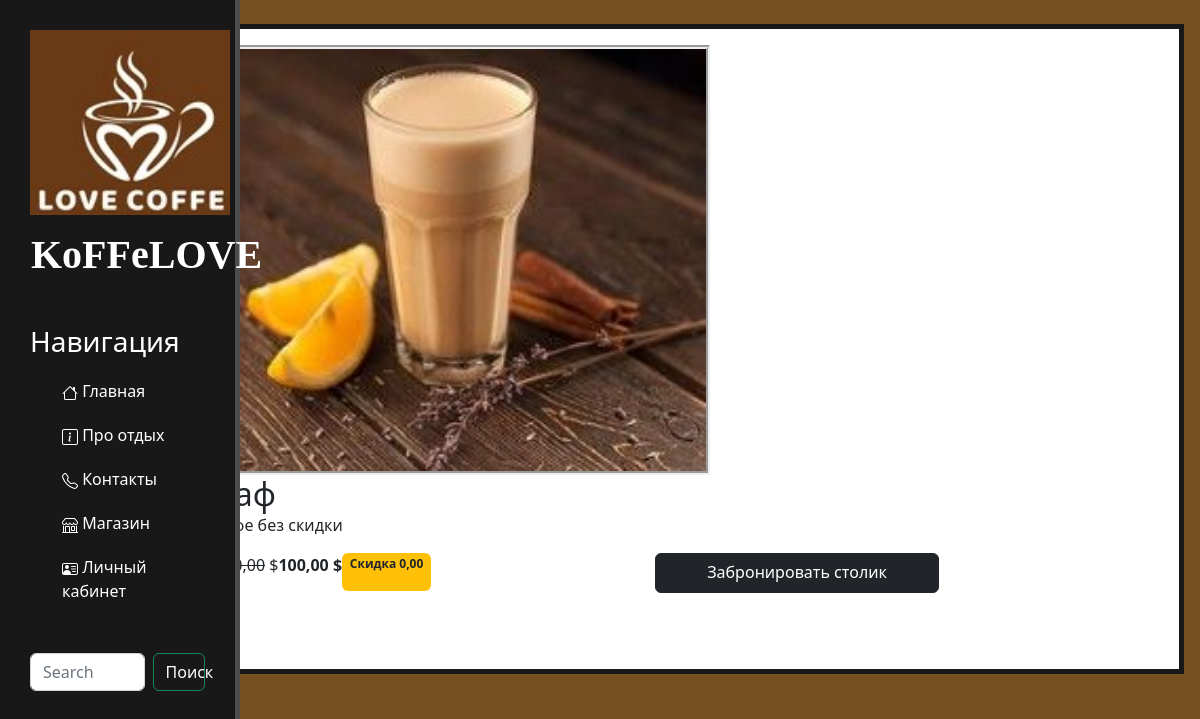
/catalog/product/raf/, run on the app's committed database.
### goods/models.py (models this page shows, shortened)
class Products(models.Model):
    name = models.CharField(max_length=100, unique=True, verbose_name='Haзвание')
    slug= models.SlugField(max_length=200, unique=True, blank=True, null=True, verbose_name='URL')
    description = models.TextField(blank=True, null=True, verbose_name='Onисание')
    image = models.ImageField(upload_to='goods_images', blank=True, null=True, verbose_name='Изображение')
    price = models.DecimalField(default=0.00, max_digits=8, decimal_places=2, verbose_name='Цена')
    discount = models.DecimalField(default=0.00, max_digits=8, decimal_places=2, verbose_name='Скидка в процентах')
    class Meta:
        db_table = 'product'
        verbose_name = 'Продукты'
        verbose_name_plural = 'продукт'
    def sell_price(self) :
        if self.discount:
            return round(self.price - self.price*self.discount/100, 2)
        return self.price

### goods/views.py (the view)
# urls.py: path('product/<slug:product_slug>/', views.product, name='product'),
def product(request, product_slug):
    product = Products.objects.get(slug=product_slug)
    context = {
        "product": product
    }
    return render(request, "goods/product.html", context=context)

### goods/templates/goods/product.html (shortened to what this page needs)
{% extends 'main/base.html' %}
{% load static%}
{% block content %}
<body1>
    <div class="maincontainer">
        <div class="leftbar"></div>
        <div class="container-prod">
            <div class="card-prod">
                <img src="{{product.image.url}}" class="card-img-top-prod" alt="...">
                <div class="card-body">
                    <h2 class="card-title">{{product.name}}</h2>
                    <p class="card-text">{{product.description}}</p>
                    <div class="d-flex justify-content-between">
                        {%if product.description%}
                            <p><s>{{product.price}}</s> $</p>
                            <p><strong>{{product.sell_price}} $</strong></p>
                            <span class = "badge bg-warning text-dark"><strong>Скидка {{product.discount}}</strong></span>
                        {%else%}
                            <p><strong>{{product.price}} $</strong></p>
                        {%endif%}
                            <a href="#" class="btn btn-dark add-to-cart">Забронировать столик</a>
                        </div>
                    </div>
                </div>
            </div>
        </div>
</body1>
{% endblock %}

### static/main/css/main.css (style rules this page uses)
body { background: #755020; }
.btn { display:block; width: 30%; margin: 0 auto; }
.maincontainer { display: grid; grid-template-columns: 1fr 3fr; grid-template-rows: repeat(1); }
.badge { margin-bottom: 2.5px; }
.container-prod { display: grid; grid-template-columns: 1fr 1fr; grid-template-rows: 500px, 500px, 500px; }
.card-prod { display: inline-block; width: 990px; height: 650px; background-color: #fff; border-style: solid; border-width: 5px; border-color: #181818; padding: 1em; margin: 1em; margin-top: 1.5em; }
.card-img-top-prod { height: 430px; margin-left: auto; margin-right: auto; border-style: groove; border-width: 4px; }

### main/templates/main/base.html (style rules this page uses)
a { text-decoration: none; }

### data on the page
Products: image (picture), name "раф", description "кофе без скидки", price "100,00", sell_price "100,00", discount "0,00"
